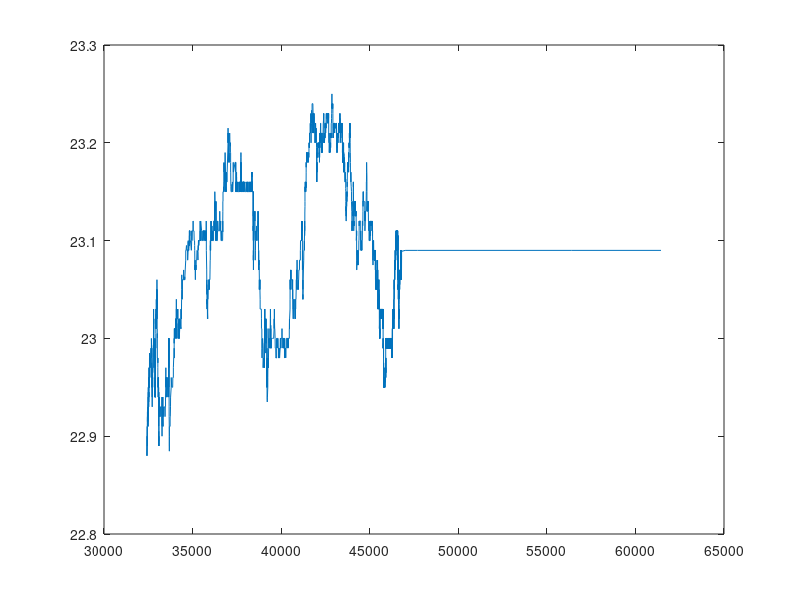
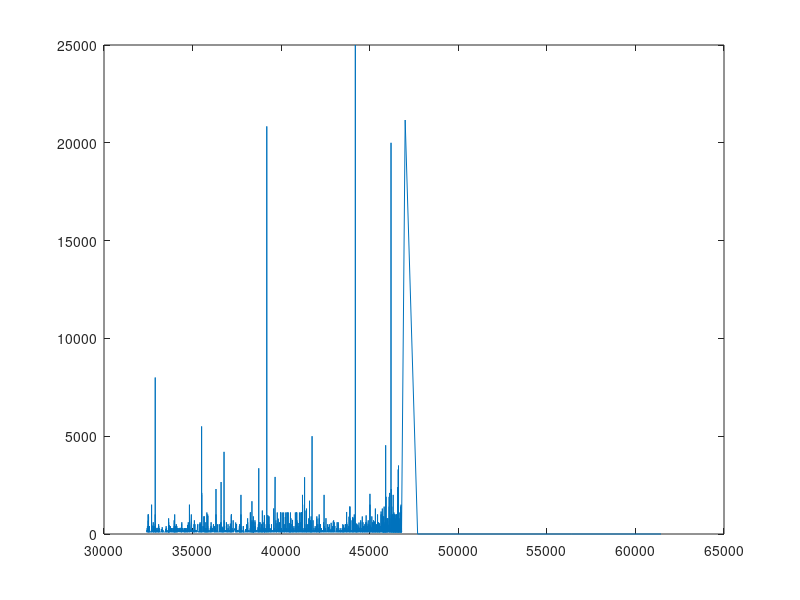

The MATLAB source for these figures, in order: (Note: this script raises an error after producing the figures.)
close all
clear all
load('GME_raw.mat');
%small = data(1:10,:);


hour = str2double(raw(:,10));
minute = str2double(raw(:,11));
sec = str2double(raw(:,12));
tsecs = 3600*hour+60*minute+sec;
prices = [raw{:,3}];
volumes = [raw{:,4}];
plot(tsecs,prices);
figure
plot(tsecs,volumes);              



%%  Plot Data in 1-minute buckets
price_chart = parse_training_data(tsecs, prices);
volume_chart = parse_training_data(tsecs, volumes);

price_highs = price_chart(:, 1);
price_lows = price_chart(:, 2);
price_opens = price_chart(:, 3);
price_closes = price_chart(:, 4);


volume_highs = volume_chart(:, 1);
volume_lows = volume_chart(:, 2);
volume_opens = volume_chart(:, 3);
volume_closes = volume_chart(:, 4);

figure

subplot(2, 1, 1);
hold all
plot(price_highs);
plot(price_lows);
plot(price_opens);
plot(price_closes);

subplot(2, 1, 2);
hold all
plot(volume_highs);
plot(volume_lows);
plot(volume_opens);
plot(volume_closes);